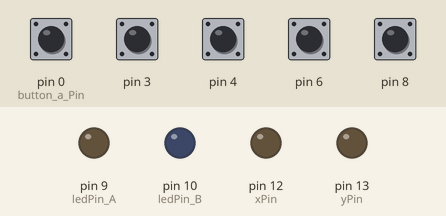
Bench run of a sketch on a simulated Arduino Uno, built with avr-gcc and run on an emulated ATmega328P. On the bench: output pins drawn as LEDs (lit = HIGH). Inputs (shaded band) come from the test bench; at power-on: pin 0 (button_a_Pin), pin 3, pin 4, pin 6, pin 8 HIGH.

Above: at 1.2 s.
1.3 s: pin 6 pulled LOW for 0.15 s
At 2.39 s:
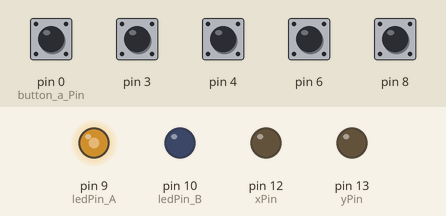
3.9 s: pin 8 pulled LOW for 1 s
6.9 s: pin 3 pulled LOW for 0.15 s
At 6.99 s:
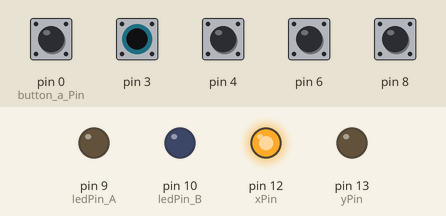
8.5 s: pin 4 pulled LOW for 0.15 s
At 8.58 s:
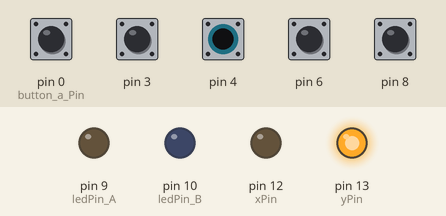
10.1 s: pin 8 pulled LOW for 0.15 s
At 11.19 s:
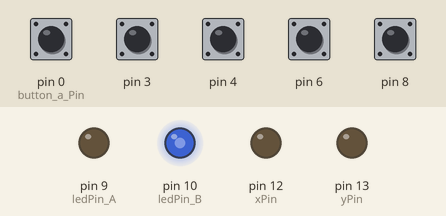
12.7 s: pin 6 pulled LOW for 1 s
Timing chart, 0 to 16.2 s (numbered marks = the images above; inputs shaded):
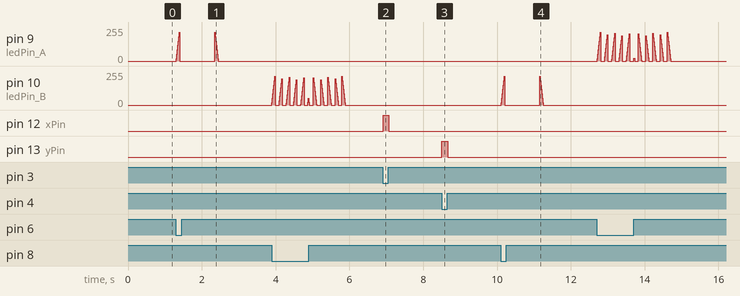

The sketch:

Capacitive_Touch_Controller.ino
```cpp
/* NOTES ABOUT SKETCH:
 * Code to support a CV/Gate control surface with:
 * - two 'trigger' controls (X/Y) and one mono output for each
 * - two 'cv level' controls (A/B) and one mono output for each
 * -- 'high' level cv is good around ~4.5V (wobble bug peaks 9V)
 *
 * Sliders (A & B):
 * - Sets external CV of 0V to 5V based on finger position (gradient)
 * - Maintains level of A/B when removing finger
 * - Indicates level of A/B sliders via A/B LED brightness
 *
 * Gates (X & Y):
 * - Sets external CV: 0V or 4.8V (on-off) based on whether or not finger is touching pad
 *
 * TODO:
 * - figure out why there is latency (turning off serial helped!)
 * - map pins
 * - ergonimics
 * - solder protoboard of what's currently breadboarded
 * - figue out case design - copper foil on wood then laquer over
 *
 *
 * NOTES ABOUT CapacitiveSensor:
 * Uses a high value resistor e.g. 10 megohm between send pin and receive pin
 * Resistor effects sensitivity, experiment with values, 50 kilohm - 50 megohm. Larger resistor values yield larger sensor values.
 * Receive pin is the sensor pin - try different amounts of foil/metal on this pin
 * Best results are obtained if sensor foil and wire is covered with an insulator such as paper or plastic sheet
 */
#include <Wire.h> //I2C for DACs
#include <Adafruit_MCP4725.h> //I2C for DACs
#include <CapacitiveSensor.h>

Adafruit_MCP4725 dac; //rename library
#define DAC_RESOLUTION (8) //8-bit resolution

CapacitiveSensor   cs_x = CapacitiveSensor(2,3);    // 470K resistor between pins 2 & 4, pin 4 is sensor pin, add wire, foil
CapacitiveSensor   cs_y = CapacitiveSensor(2,4);    // 470K resistor between pins 2 & 5, pin 5 is sensor pin, add wire, foil
CapacitiveSensor   cs_a = CapacitiveSensor(5,6);    // 300K resistor between pins 5 & 6, pin 6 is sensor pin, add wire, foil
CapacitiveSensor   cs_b = CapacitiveSensor(5,8);    // 300K resistor between pins 8 & 7, pin 7 is sensor pin

//Define LED Variables
const int ledPin_A = 9;         // the PWM pin the LED for A is attached to
const int ledPin_B = 10;        // the PWM pin the LED for A is attached to
byte brightness_A = 0;           //  how bright the LED for A is. Should be between 0 - 255
byte brightness_B = 0;

//X & Y Gate Pins
const int xPin = 12;
const int yPin = 13;

//CapTouch Variables
int cap_reading_x;
int cap_reading_y;
int dirty_reading_a;
int cap_reading_a; //for smoothed values
int dirty_reading_b;
int cap_reading_b; //for smoothed values

//Push button Variables
const int button_a_Pin = 0;
int button_a_State = 0; //0 if off, 1 is on
unsigned long lastDebounceTime = 0;  // the last time the output pin was toggled
const byte debounceDelay = 200;    // the debounce time; increase if the output flickers

//DAC Variables
unsigned int dac_0_out = 0;
unsigned int dac_1_out = 0;

//Define Smoothing Variables
const byte numReadings = 75;       // smoothness time: 10 immediate, 50 med, 100 long (yet still playable)
int readings_a[numReadings];      // array of the readings from the analog input
int readings_b[numReadings];
byte readIndex_a = 0;              // the index of the current reading
byte readIndex_b = 0;
int total_a = 0;                  // the running total
int total_b = 0;
int average_reading_a = 0;        // the average
int average_reading_b = 0;

void setup()
{
  // declare LED pins and XY Gate pins to be outputs:
  pinMode(ledPin_A, OUTPUT);
  pinMode(ledPin_B, OUTPUT);
  pinMode(xPin, OUTPUT);
  pinMode(yPin, OUTPUT);
  pinMode(button_a_Pin, INPUT_PULLUP);

  //Smoothing - initialize all the readings to 0:
  for (int thisReading = 0; thisReading < numReadings; thisReading++) {
      readings_a[thisReading] = 0;
  }

  for (int thisReading = 0; thisReading < numReadings; thisReading++) {
      readings_b[thisReading] = 0;
  }

  dac.begin(0x60);
  dac.setVoltage(0,false);
  dac.begin(0x61);
  dac.setVoltage(0,false);

  //Serial.begin(9600);
}

void loop()
{
    //Define CapSense variables and readings
    long start = millis();
    cap_reading_x =  cs_x.capacitiveSensor(30); //on-off based on logic below
    cap_reading_y =  cs_y.capacitiveSensor(30); //on-off based on logic below
    dirty_reading_a =  cs_a.capacitiveSensor(30); //0 - 600 with 470K resistor
    dirty_reading_b =  cs_b.capacitiveSensor(30); //0 - 680 with 470K resistor (maybe try to decrease?)

    int button_a_Read = digitalRead(button_a_Pin);

    //On off Logic: if button pressed (LOW) and if state is off, turn on
    if (button_a_Read == LOW && ((millis() - lastDebounceTime) > debounceDelay)) {
        button_a_State = !button_a_State;
        lastDebounceTime = millis();
       }

    //IF "MAINTAIN" Button if OFF, record A values constantly. If ON, keep last touched value using "Smooth_Maintain" function
    if (button_a_State == 0) {
        cap_reading_a = Smooth_A(dirty_reading_a); //A reading is now smoothed
       }
       else {
         cap_reading_a = Smooth_Maintain_A(dirty_reading_a, 40, 35); //hold above, touch threshold - A value is now maintained if finger released
         }

    cap_reading_b = Smooth_B(dirty_reading_b); //B reading is now smoothed
    cap_reading_a = max(cap_reading_a, 35);
    cap_reading_b = max(cap_reading_b, 35); //hacky way to 'eliminate' bleeding
    //when a was touched, b was going up to ~35. This makes 35 the '0 value for b (along with mapping functions below)
    //any level below that was bareley noticibale anyways.

    //Logic for X & Y Gate On Off
    cap_reading_x = On_Off_Threshold(cap_reading_x, 140); //if x is > 140, it is HIGH. Else LOW.
    cap_reading_y = On_Off_Threshold(cap_reading_y, 140);

    //SET THEM GATE OUTPUTS
    digitalWrite(xPin, cap_reading_x);
    digitalWrite(yPin, cap_reading_y);

    //Map A & B Values
    dac_0_out = map(cap_reading_a, 35, 400, 0, 4095);
    dac_1_out = map(cap_reading_b, 35, 400, 0, 4095);
    dac_0_out = min(dac_0_out, 4095); //make sure dacs don't go above 4095
    dac_1_out = min(dac_1_out, 4095);

    brightness_A = map(cap_reading_a, 35, 400, 0, 200); //map the captouch A to led's brightness. 0 off, 255 max bright
    if (brightness_A < 5) {
       brightness_A = 0;} //turn off led if low

    brightness_B = map(cap_reading_b, 35, 400, 0, 200); //map the captouch A to led's brightness. 0 off, 255 max bright
    if (brightness_B < 5) {
       brightness_B = 0;  }

    //SET THOSE DAC OUTPUTS
    dac.begin(0x60);
    dac.setVoltage(dac_0_out, false);
    dac.begin(0x61);
    dac.setVoltage(dac_1_out, false);

    //light up those LEDs!
    analogWrite(ledPin_A, brightness_A);
    analogWrite(ledPin_B, brightness_B);

    debug(0); //if 1, print serial readings

} //end Loop


int Smooth_A(int dirty_reading) {
  //Be sure to include global variables and intializer in setup()

  // subtract the last reading:
  total_a = total_a - readings_a[readIndex_a];
  // read from the sensor:
  readings_a[readIndex_a] = dirty_reading;
  // add the reading to the total:
  total_a = total_a + readings_a[readIndex_a];
  // advance to the next position in the array:
  readIndex_a = readIndex_a + 1;

  // if we're at the end of the array...
  if (readIndex_a >= numReadings) {
    // ...wrap around to the beginning:
    readIndex_a = 0;
    }
  // calculate the average:
  average_reading_a = total_a / numReadings;
  return average_reading_a;

} //end Smooth_A


int Smooth_B(int dirty_reading) {
  //See Smooth_A for comments / explination
  total_b = total_b - readings_b[readIndex_b];
  readings_b[readIndex_b] = dirty_reading;
  total_b = total_b + readings_b[readIndex_b];
  readIndex_b = readIndex_b + 1;

  if (readIndex_b >= numReadings) {
     readIndex_b = 0;
     }

  average_reading_b = total_b / numReadings;
  return average_reading_b;
} //end Smooth_B


//Use this function to maintain the 'last touched value' if finger is removed
int Smooth_Maintain_A(int dirty_reading, int hold_above_value, int touch_threshold) {  //used 80 and 10
  //Be sure to include global variables and intializer in setup()

  // subtract the last reading:
  total_a = total_a - readings_a[readIndex_a];
  // read from the sensor:
  if (dirty_reading > hold_above_value ) {  //if above this touched value, keep at that value when sensor released
  readings_a[readIndex_a] = dirty_reading;}
  //if sensor is being TOUCHED (dirty measures over 10) below the min_a_value, bring average down to 0
  else if (dirty_reading > touch_threshold) {  //if it's touched above the 'touch_threshold' but below the 'hold_above_value', let fall to 0
  readings_a[readIndex_a] = 0;
  }
  // add the reading to the total:
  total_a = total_a + readings_a[readIndex_a];
  // advance to the next position in the array:
  readIndex_a = readIndex_a + 1;

  // if we're at the end of the array...
  if (readIndex_a >= numReadings) {
    // ...wrap around to the beginning:
    readIndex_a = 0;
    }
  // calculate the average:
  average_reading_a = total_a / numReadings;

  return average_reading_a;

} //end Smooth_Maintain_A

int Smooth_Maintain_B(int dirty_reading, int hold_above_value, int touch_threshold) {  //used 80 and 10
  //See Smooth_Maintain_B for comments
  total_b = total_b - readings_b[readIndex_b];
  if (dirty_reading > hold_above_value ) {
    readings_b[readIndex_b] = dirty_reading;}
    else if (dirty_reading > touch_threshold) {
      readings_b[readIndex_b] = 0;
      }
  total_b = total_b + readings_b[readIndex_b];
  readIndex_a = readIndex_a + 1;

  if (readIndex_a >= numReadings) {
    readIndex_a = 0;
    }
  average_reading_a = total_a / numReadings;
  return average_reading_a;
}

boolean On_Off_Threshold(int on_off, int threshold) {

      if (on_off < threshold){
        on_off = LOW;
        }
        else {
        on_off = HIGH;
        }

      return on_off;
}

void debug(boolean debug_on){

  if(debug_on = 1){
    //Serial.print("Millis = ");
    //Serial.print(millis() - start);           // check on performance in milliseconds
    Serial.print("Button A State = ");
    Serial.print(button_a_State);
    Serial.print("\t");
    //Serial.print("X Touch = ");
    //Serial.print(cap_reading_x);              // print sensor X
    //Serial.print("\t");
    //Serial.print("Y Touch = ");
    //Serial.print(cap_reading_y);              // print sensor Y
    //Serial.print("\t");
    Serial.print("Dirty A = ");
    Serial.print(dirty_reading_a);              // print sensor Y
    Serial.print("\t");
    Serial.print("A Touch = ");
    Serial.print(cap_reading_a);              // print sensor A
    Serial.print("\t");
    Serial.print("Brightness A = ");
    Serial.print(brightness_A);               // print brightness
    Serial.println("\t");
    //Serial.print("B Touch = ");
    //Serial.print(cap_reading_b);              // print sensor B
    //Serial.print("\t");
    //Serial.print("Brightness B = ");
    //Serial.print(brightness_B);
    //Serial.println("\t");
    }

} //end debug
```

Measured:
- after the input at 6.9 s, pin 12 (xPin): LOW → HIGH at once, → LOW 0.15 s later
- after the input at 8.5 s, pin 13 (yPin): LOW → HIGH at once, → LOW 0.16 s later
